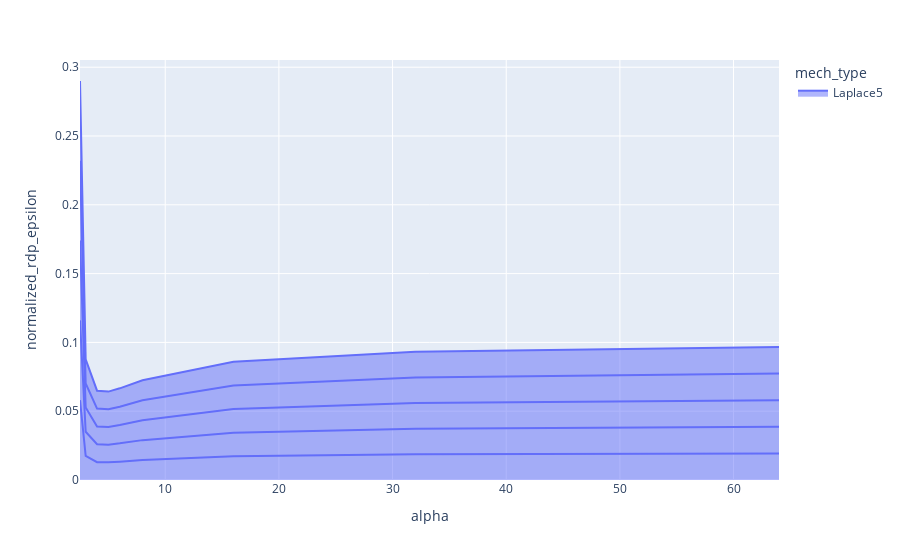

The code cell stored with this chart in its notebook:
### Code cell
curves = {}
for i in range(5):
    curves[f"Laplace5-{i}"] = LaplaceCurve(laplace_noise=5)
df = df_normalized_curves(curves)
px.area(df, x="alpha", y="normalized_rdp_epsilon", color="mech_type", line_group="mech_name")

### Figure 1 — Plotly figure (JSON) as saved in the notebook; plotly's stock layout.template omitted (floating-point values rounded to 4 significant figures)
{"data": [{"fillpattern": {"shape": ""}, "hovertemplate": "mech_type=Laplace5<br>mech_name=Laplace5-0<br>alpha=%{x}<br>normalized_rdp_epsilon=%{y}<extra></extra>", "legendgroup": "Laplace5", "line": {"color": "#636efa"}, "marker": {"symbol": "circle"}, "mode": "lines", "name": "Laplace5", "orientation": "v", "showlegend": true, "stackgroup": "1", "type": "scatter", "x": [2.5, 3, 4, 5, 6, 8, 16, 32, 64], "xaxis": "x", "y": [0.058, 0.01755, 0.01298, 0.01285, 0.01333, 0.01449, 0.01719, 0.01865, 0.01934], "yaxis": "y"}, {"fillpattern": {"shape": ""}, "hovertemplate": "mech_type=Laplace5<br>mech_name=Laplace5-1<br>alpha=%{x}<br>normalized_rdp_epsilon=%{y}<extra></extra>", "legendgroup": "Laplace5", "line": {"color": "#636efa"}, "marker": {"symbol": "circle"}, "mode": "lines", "name": "Laplace5", "orientation": "v", "showlegend": false, "stackgroup": "1", "type": "scatter", "x": [2.5, 3, 4, 5, 6, 8, 16, 32, 64], "xaxis": "x", "y": [0.058, 0.01755, 0.01298, 0.01285, 0.01333, 0.01449, 0.01719, 0.01865, 0.01934], "yaxis": "y"}, {"fillpattern": {"shape": ""}, "hovertemplate": "mech_type=Laplace5<br>mech_name=Laplace5-2<br>alpha=%{x}<br>normalized_rdp_epsilon=%{y}<extra></extra>", "legendgroup": "Laplace5", "line": {"color": "#636efa"}, "marker": {"symbol": "circle"}, "mode": "lines", "name": "Laplace5", "orientation": "v", "showlegend": false, "stackgroup": "1", "type": "scatter", "x": [2.5, 3, 4, 5, 6, 8, 16, 32, 64], "xaxis": "x", "y": [0.058, 0.01755, 0.01298, 0.01285, 0.01333, 0.01449, 0.01719, 0.01865, 0.01934], "yaxis": "y"}, {"fillpattern": {"shape": ""}, "hovertemplate": "mech_type=Laplace5<br>mech_name=Laplace5-3<br>alpha=%{x}<br>normalized_rdp_epsilon=%{y}<extra></extra>", "legendgroup": "Laplace5", "line": {"color": "#636efa"}, "marker": {"symbol": "circle"}, "mode": "lines", "name": "Laplace5", "orientation": "v", "showlegend": false, "stackgroup": "1", "type": "scatter", "x": [2.5, 3, 4, 5, 6, 8, 16, 32, 64], "xaxis": "x", "y": [0.058, 0.01755, 0.01298, 0.01285, 0.01333, 0.01449, 0.01719, 0.01865, 0.01934], "yaxis": "y"}, {"fillpattern": {"shape": ""}, "hovertemplate": "mech_type=Laplace5<br>mech_name=Laplace5-4<br>alpha=%{x}<br>normalized_rdp_epsilon=%{y}<extra></extra>", "legendgroup": "Laplace5", "line": {"color": "#636efa"}, "marker": {"symbol": "circle"}, "mode": "lines", "name": "Laplace5", "orientation": "v", "showlegend": false, "stackgroup": "1", "type": "scatter", "x": [2.5, 3, 4, 5, 6, 8, 16, 32, 64], "xaxis": "x", "y": [0.058, 0.01755, 0.01298, 0.01285, 0.01333, 0.01449, 0.01719, 0.01865, 0.01934], "yaxis": "y"}], "layout": {"legend": {"title": {"text": "mech_type"}, "tracegroupgap": 0}, "margin": {"t": 60}, "xaxis": {"anchor": "y", "domain": [0, 1], "title": {"text": "alpha"}}, "yaxis": {"anchor": "x", "domain": [0, 1], "title": {"text": "normalized_rdp_epsilon"}}}}
